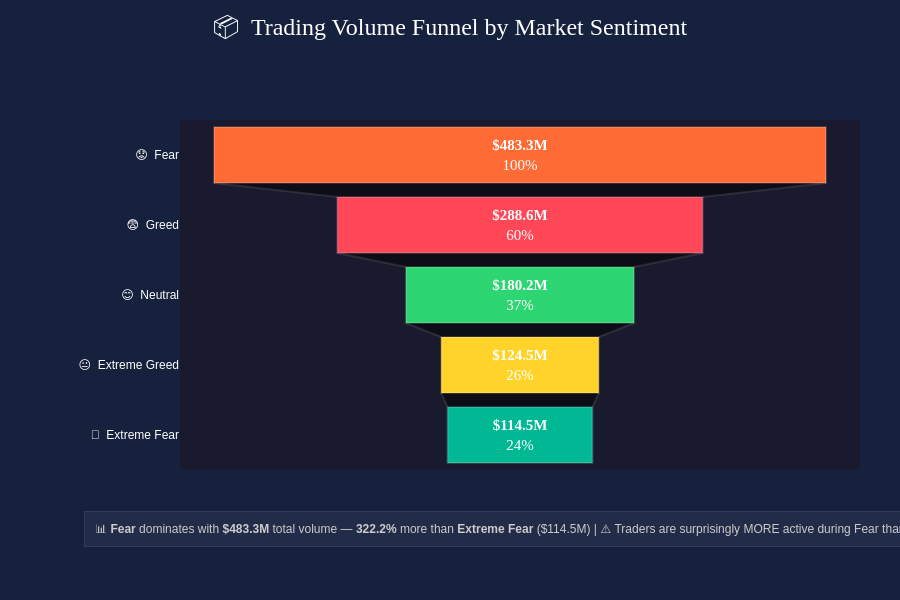

The code cell stored with this chart in its notebook:
### Code cell
# Funnel chart shows trading volume across sentiments in a visually striking way
# Wider = more volume, Narrower = less volume
# Sorted from highest to lowest so the funnel shape is clear

import plotly.graph_objects as go

# Sort by total volume descending for proper funnel shape
vol_sorted = volume_by_sentiment.sort_values('total_volume', ascending=False)
sentiments_f = vol_sorted['classification'].tolist()
total_vol_f = vol_sorted['total_volume'].tolist()
colors_f = ['#ff6b35', '#ff4757', '#2ed573', '#ffd32a', '#00b894']
emojis_f = ['😟', '😨', '😊', '😐', '🤑']

# Dynamic insight
top = sentiments_f[0]
bottom = sentiments_f[-1]
top_val = total_vol_f[0]
bottom_val = total_vol_f[-1]
diff_pct = round((top_val - bottom_val) / bottom_val * 100, 1)

insight_text = (
    f'📊 <b>{top}</b> dominates with <b>${top_val/1e6:.1f}M</b> total volume — '
    f'<b>{diff_pct}%</b> more than <b>{bottom}</b> (${bottom_val/1e6:.1f}M) | '
    f'⚠️ Traders are surprisingly MORE active during Fear than Greed!'
)

fig = go.Figure(go.Funnel(
    y=[f'{e}  {s}' for e, s in zip(emojis_f, sentiments_f)],
    x=total_vol_f,
    textinfo='value+percent initial',
    texttemplate=[f'<b>${v/1e6:.1f}M</b><br>%{{percentInitial}}' for v in total_vol_f],
    textfont=dict(size=15, color='white', family='Arial Black'),
    marker=dict(
        color=colors_f,
        line=dict(color='rgba(255,255,255,0.15)', width=2)
    ),
    hovertemplate='<b>%{y}</b><br>Volume: $%{x:,.0f}<extra></extra>',
    connector=dict(
        line=dict(color='rgba(255,255,255,0.1)', width=2)
    )
))

fig.update_layout(
    title=dict(
        text='📦  Trading Volume Funnel by Market Sentiment',
        font=dict(size=24, family='Arial Black', color='white'),
        x=0.5, xanchor='center', y=0.97
    ),
    plot_bgcolor='#1a1a2e',
    paper_bgcolor='#16213e',
    height=600,
    margin=dict(t=120, b=130, l=180, r=40),
    font=dict(family='Arial, sans-serif', color='white'),
    hoverlabel=dict(
        bgcolor='#0f3460', font_size=13,
        font_color='white',
        bordercolor='rgba(255,255,255,0.2)'
    ),
    annotations=[
        dict(
            text=insight_text,
            xref='paper', yref='paper',
            x=0.5, y=-0.22,
            showarrow=False,
            font=dict(size=12, color='#ccc'),
            xanchor='center',
            bgcolor='rgba(255,255,255,0.05)',
            bordercolor='rgba(255,255,255,0.1)',
            borderwidth=1, borderpad=10
        )
    ]
)

fig.show()
fig.write_html('chart3_volume_by_sentiment.html')

### Figure 1 — Plotly figure (JSON) as saved in the notebook; plotly's stock layout.template omitted (floating-point values rounded to 4 significant figures)
{"data": [{"connector": {"line": {"color": "rgba(255,255,255,0.1)", "width": 2}}, "hovertemplate": "<b>%{y}</b><br>Volume: $%{x:,.0f}<extra></extra>", "marker": {"color": ["#ff6b35", "#ff4757", "#2ed573", "#ffd32a", "#00b894"], "line": {"color": "rgba(255,255,255,0.15)", "width": 2}}, "textfont": {"color": "white", "family": "Arial Black", "size": 15}, "textinfo": "value+percent initial", "texttemplate": ["<b>$483.3M</b><br>%{percentInitial}", "<b>$288.6M</b><br>%{percentInitial}", "<b>$180.2M</b><br>%{percentInitial}", "<b>$124.5M</b><br>%{percentInitial}", "<b>$114.5M</b><br>%{percentInitial}"], "type": "funnel", "x": [483300000.0, 288600000.0, 180200000.0, 124500000.0, 114500000.0], "y": ["😟  Fear", "😨  Greed", "😊  Neutral", "😐  Extreme Greed", "🤑  Extreme Fear"]}], "layout": {"annotations": [{"bgcolor": "rgba(255,255,255,0.05)", "bordercolor": "rgba(255,255,255,0.1)", "borderpad": 10, "borderwidth": 1, "font": {"color": "#ccc", "size": 12}, "showarrow": false, "text": "📊 <b>Fear</b> dominates with <b>$483.3M</b> total volume — <b>322.2%</b> more than <b>Extreme Fear</b> ($114.5M) | ⚠️ Traders are surprisingly MORE active during Fear than Greed!", "x": 0.5, "xanchor": "center", "xref": "paper", "y": -0.22, "yref": "paper"}], "font": {"color": "white", "family": "Arial, sans-serif"}, "height": 600, "hoverlabel": {"bgcolor": "#0f3460", "bordercolor": "rgba(255,255,255,0.2)", "font": {"color": "white", "size": 13}}, "margin": {"b": 130, "l": 180, "r": 40, "t": 120}, "paper_bgcolor": "#16213e", "plot_bgcolor": "#1a1a2e", "title": {"font": {"color": "white", "family": "Arial Black", "size": 24}, "text": "📦  Trading Volume Funnel by Market Sentiment", "x": 0.5, "xanchor": "center", "y": 0.97}}}
